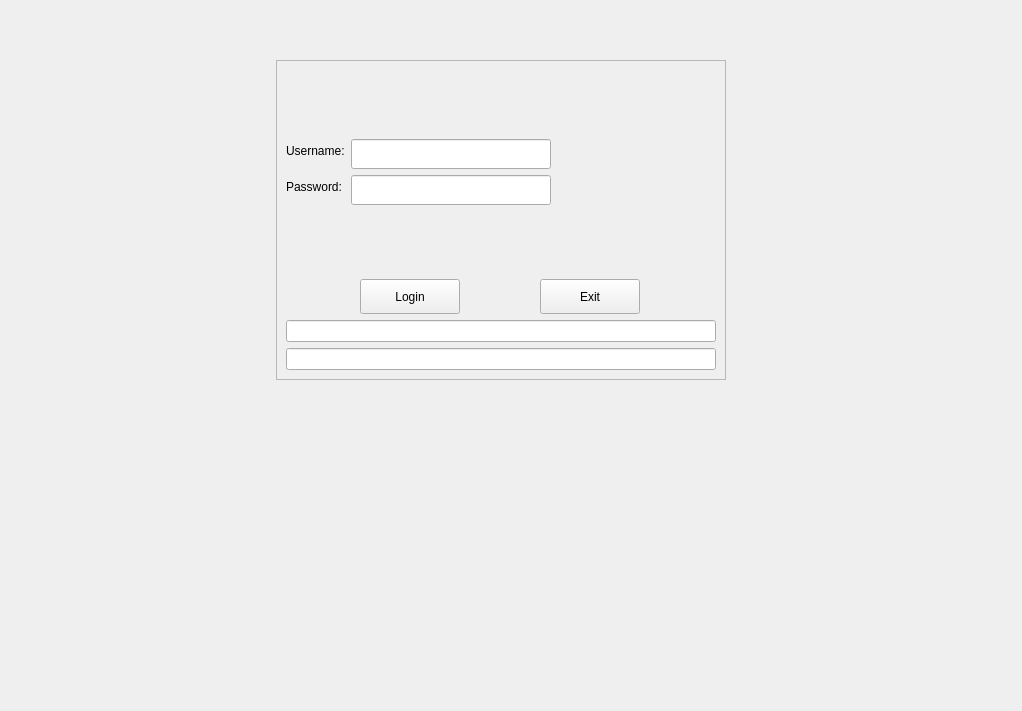
<?xml version="1.0" encoding="UTF-8"?>
<ui version="4.0">
 <class>FormLoginPage</class>
 <widget class="QWidget" name="FormLoginPage">
  <property name="geometry">
   <rect>
    <x>0</x>
    <y>0</y>
    <width>1022</width>
    <height>711</height>
   </rect>
  </property>
  <property name="minimumSize">
   <size>
    <width>500</width>
    <height>400</height>
   </size>
  </property>
  <property name="windowTitle">
   <string>Login</string>
  </property>
  <layout class="QGridLayout" name="gridLayout_2">
   <item row="0" column="0">
    <layout class="QGridLayout" name="gridLayout">
     <item row="1" column="0">
      <spacer name="horizontalSpacer">
       <property name="orientation">
        <enum>Qt::Horizontal</enum>
       </property>
       <property name="sizeType">
        <enum>QSizePolicy::Fixed</enum>
       </property>
       <property name="sizeHint" stdset="0">
        <size>
         <width>40</width>
         <height>20</height>
        </size>
       </property>
      </spacer>
     </item>
     <item row="5" column="1">
      <spacer name="verticalSpacer_3">
       <property name="orientation">
        <enum>Qt::Vertical</enum>
       </property>
       <property name="sizeType">
        <enum>QSizePolicy::Fixed</enum>
       </property>
       <property name="sizeHint" stdset="0">
        <size>
         <width>20</width>
         <height>300</height>
        </size>
       </property>
      </spacer>
     </item>
     <item row="1" column="1">
      <widget class="QFrame" name="frame">
       <property name="minimumSize">
        <size>
         <width>450</width>
         <height>320</height>
        </size>
       </property>
       <property name="maximumSize">
        <size>
         <width>450</width>
         <height>320</height>
        </size>
       </property>
       <property name="frameShape">
        <enum>QFrame::StyledPanel</enum>
       </property>
       <property name="frameShadow">
        <enum>QFrame::Raised</enum>
       </property>
       <layout class="QVBoxLayout" name="verticalLayout">
        <item>
         <spacer name="verticalSpacer">
          <property name="orientation">
           <enum>Qt::Vertical</enum>
          </property>
          <property name="sizeHint" stdset="0">
           <size>
            <width>17</width>
            <height>30</height>
           </size>
          </property>
         </spacer>
        </item>
        <item>
         <layout class="QFormLayout" name="formLayout">
          <item row="0" column="0">
           <widget class="QLabel" name="labelUsername">
            <property name="text">
             <string>Username:</string>
            </property>
           </widget>
          </item>
          <item row="0" column="1">
           <widget class="QLineEdit" name="lineEdit">
            <property name="minimumSize">
             <size>
              <width>200</width>
              <height>30</height>
             </size>
            </property>
            <property name="maximumSize">
             <size>
              <width>200</width>
              <height>30</height>
             </size>
            </property>
           </widget>
          </item>
          <item row="2" column="0">
           <widget class="QLabel" name="labelPassword">
            <property name="text">
             <string>Password:</string>
            </property>
           </widget>
          </item>
          <item row="2" column="1">
           <widget class="QLineEdit" name="lineEdit_2">
            <property name="minimumSize">
             <size>
              <width>200</width>
              <height>30</height>
             </size>
            </property>
            <property name="maximumSize">
             <size>
              <width>200</width>
              <height>30</height>
             </size>
            </property>
            <property name="echoMode">
             <enum>QLineEdit::Password</enum>
            </property>
           </widget>
          </item>
         </layout>
        </item>
        <item>
         <spacer name="verticalSpacer_2">
          <property name="orientation">
           <enum>Qt::Vertical</enum>
          </property>
          <property name="sizeHint" stdset="0">
           <size>
            <width>17</width>
            <height>31</height>
           </size>
          </property>
         </spacer>
        </item>
        <item>
         <layout class="QHBoxLayout" name="horizontalLayout">
          <item>
           <widget class="QPushButton" name="btnLogin">
            <property name="minimumSize">
             <size>
              <width>100</width>
              <height>35</height>
             </size>
            </property>
            <property name="maximumSize">
             <size>
              <width>100</width>
              <height>35</height>
             </size>
            </property>
            <property name="text">
             <string>Login</string>
            </property>
           </widget>
          </item>
          <item>
           <widget class="QPushButton" name="btnExit">
            <property name="minimumSize">
             <size>
              <width>100</width>
              <height>35</height>
             </size>
            </property>
            <property name="maximumSize">
             <size>
              <width>100</width>
              <height>35</height>
             </size>
            </property>
            <property name="text">
             <string>Exit</string>
            </property>
           </widget>
          </item>
         </layout>
        </item>
        <item>
         <widget class="QLineEdit" name="lineEdit_3"/>
        </item>
        <item>
         <widget class="QLineEdit" name="lineEdit_4"/>
        </item>
       </layout>
      </widget>
     </item>
     <item row="1" column="4">
      <spacer name="horizontalSpacer_2">
       <property name="orientation">
        <enum>Qt::Horizontal</enum>
       </property>
       <property name="sizeType">
        <enum>QSizePolicy::Fixed</enum>
       </property>
       <property name="sizeHint" stdset="0">
        <size>
         <width>60</width>
         <height>20</height>
        </size>
       </property>
      </spacer>
     </item>
     <item row="0" column="1">
      <spacer name="verticalSpacer_4">
       <property name="orientation">
        <enum>Qt::Vertical</enum>
       </property>
       <property name="sizeType">
        <enum>QSizePolicy::Fixed</enum>
       </property>
       <property name="sizeHint" stdset="0">
        <size>
         <width>20</width>
         <height>30</height>
        </size>
       </property>
      </spacer>
     </item>
    </layout>
   </item>
  </layout>
 </widget>
 <resources/>
 <connections/>
</ui>
